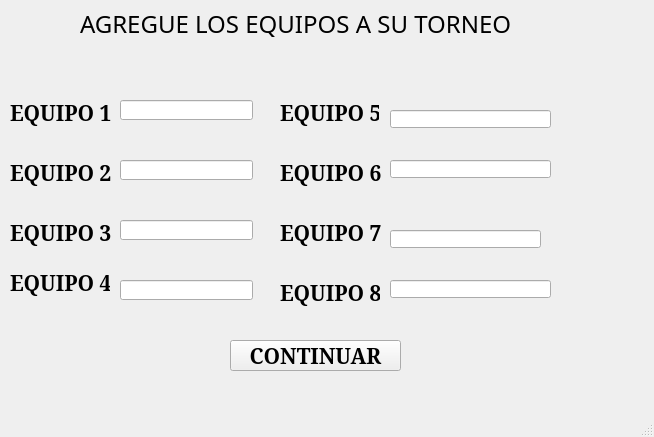
<?xml version="1.0" encoding="UTF-8"?>
<ui version="4.0">
 <class>MainWindow</class>
 <widget class="QMainWindow" name="MainWindow">
  <property name="geometry">
   <rect>
    <x>0</x>
    <y>0</y>
    <width>654</width>
    <height>437</height>
   </rect>
  </property>
  <property name="windowTitle">
   <string>Ventana4</string>
  </property>
  <widget class="QWidget" name="centralwidget">
   <widget class="QLabel" name="label">
    <property name="geometry">
     <rect>
      <x>80</x>
      <y>10</y>
      <width>491</width>
      <height>27</height>
     </rect>
    </property>
    <property name="font">
     <font>
      <family>Cooper Black</family>
      <pointsize>18</pointsize>
     </font>
    </property>
    <property name="text">
     <string>AGREGUE LOS EQUIPOS A SU TORNEO</string>
    </property>
   </widget>
   <widget class="QLabel" name="label_2">
    <property name="geometry">
     <rect>
      <x>10</x>
      <y>100</y>
      <width>102</width>
      <height>26</height>
     </rect>
    </property>
    <property name="font">
     <font>
      <family>Constantia</family>
      <pointsize>16</pointsize>
      <weight>75</weight>
      <bold>true</bold>
     </font>
    </property>
    <property name="text">
     <string>EQUIPO 1 </string>
    </property>
   </widget>
   <widget class="QLineEdit" name="lineEdit">
    <property name="geometry">
     <rect>
      <x>120</x>
      <y>280</y>
      <width>133</width>
      <height>20</height>
     </rect>
    </property>
   </widget>
   <widget class="QLineEdit" name="lineEdit_2">
    <property name="geometry">
     <rect>
      <x>120</x>
      <y>220</y>
      <width>133</width>
      <height>20</height>
     </rect>
    </property>
   </widget>
   <widget class="QLabel" name="label_3">
    <property name="geometry">
     <rect>
      <x>10</x>
      <y>160</y>
      <width>104</width>
      <height>26</height>
     </rect>
    </property>
    <property name="font">
     <font>
      <family>Constantia</family>
      <pointsize>16</pointsize>
      <weight>75</weight>
      <bold>true</bold>
     </font>
    </property>
    <property name="text">
     <string>EQUIPO 2 </string>
    </property>
   </widget>
   <widget class="QLineEdit" name="lineEdit_3">
    <property name="geometry">
     <rect>
      <x>390</x>
      <y>230</y>
      <width>151</width>
      <height>18</height>
     </rect>
    </property>
   </widget>
   <widget class="QLabel" name="label_4">
    <property name="geometry">
     <rect>
      <x>280</x>
      <y>220</y>
      <width>104</width>
      <height>26</height>
     </rect>
    </property>
    <property name="font">
     <font>
      <family>Constantia</family>
      <pointsize>16</pointsize>
      <weight>75</weight>
      <bold>true</bold>
     </font>
    </property>
    <property name="text">
     <string>EQUIPO 7 </string>
    </property>
   </widget>
   <widget class="QLineEdit" name="lineEdit_4">
    <property name="geometry">
     <rect>
      <x>120</x>
      <y>160</y>
      <width>133</width>
      <height>20</height>
     </rect>
    </property>
   </widget>
   <widget class="QLabel" name="label_5">
    <property name="geometry">
     <rect>
      <x>10</x>
      <y>220</y>
      <width>104</width>
      <height>26</height>
     </rect>
    </property>
    <property name="font">
     <font>
      <family>Constantia</family>
      <pointsize>16</pointsize>
      <weight>75</weight>
      <bold>true</bold>
     </font>
    </property>
    <property name="text">
     <string>EQUIPO 3 </string>
    </property>
   </widget>
   <widget class="QLineEdit" name="lineEdit_5">
    <property name="geometry">
     <rect>
      <x>390</x>
      <y>160</y>
      <width>161</width>
      <height>18</height>
     </rect>
    </property>
   </widget>
   <widget class="QLabel" name="label_6">
    <property name="geometry">
     <rect>
      <x>280</x>
      <y>100</y>
      <width>99</width>
      <height>26</height>
     </rect>
    </property>
    <property name="font">
     <font>
      <family>Constantia</family>
      <pointsize>16</pointsize>
      <weight>75</weight>
      <bold>true</bold>
     </font>
    </property>
    <property name="text">
     <string>EQUIPO 5</string>
    </property>
   </widget>
   <widget class="QLineEdit" name="lineEdit_6">
    <property name="geometry">
     <rect>
      <x>390</x>
      <y>110</y>
      <width>161</width>
      <height>18</height>
     </rect>
    </property>
   </widget>
   <widget class="QLabel" name="label_7">
    <property name="geometry">
     <rect>
      <x>280</x>
      <y>160</y>
      <width>101</width>
      <height>26</height>
     </rect>
    </property>
    <property name="font">
     <font>
      <family>Constantia</family>
      <pointsize>16</pointsize>
      <weight>75</weight>
      <bold>true</bold>
     </font>
    </property>
    <property name="text">
     <string>EQUIPO 6</string>
    </property>
   </widget>
   <widget class="QLineEdit" name="lineEdit_7">
    <property name="geometry">
     <rect>
      <x>120</x>
      <y>100</y>
      <width>133</width>
      <height>20</height>
     </rect>
    </property>
   </widget>
   <widget class="QLabel" name="label_8">
    <property name="geometry">
     <rect>
      <x>10</x>
      <y>270</y>
      <width>100</width>
      <height>26</height>
     </rect>
    </property>
    <property name="font">
     <font>
      <family>Constantia</family>
      <pointsize>16</pointsize>
      <weight>75</weight>
      <bold>true</bold>
     </font>
    </property>
    <property name="text">
     <string>EQUIPO 4</string>
    </property>
   </widget>
   <widget class="QLineEdit" name="lineEdit_8">
    <property name="geometry">
     <rect>
      <x>390</x>
      <y>280</y>
      <width>161</width>
      <height>18</height>
     </rect>
    </property>
   </widget>
   <widget class="QLabel" name="label_9">
    <property name="geometry">
     <rect>
      <x>280</x>
      <y>280</y>
      <width>100</width>
      <height>26</height>
     </rect>
    </property>
    <property name="font">
     <font>
      <family>Constantia</family>
      <pointsize>16</pointsize>
      <weight>75</weight>
      <bold>true</bold>
     </font>
    </property>
    <property name="text">
     <string>EQUIPO 8</string>
    </property>
   </widget>
   <widget class="QPushButton" name="pushButton">
    <property name="geometry">
     <rect>
      <x>230</x>
      <y>340</y>
      <width>171</width>
      <height>31</height>
     </rect>
    </property>
    <property name="font">
     <font>
      <family>Constantia</family>
      <pointsize>16</pointsize>
      <weight>75</weight>
      <bold>true</bold>
     </font>
    </property>
    <property name="text">
     <string>CONTINUAR</string>
    </property>
   </widget>
  </widget>
  <widget class="QMenuBar" name="menubar">
   <property name="geometry">
    <rect>
     <x>0</x>
     <y>0</y>
     <width>654</width>
     <height>21</height>
    </rect>
   </property>
  </widget>
  <widget class="QStatusBar" name="statusbar"/>
 </widget>
 <resources/>
 <connections/>
</ui>
